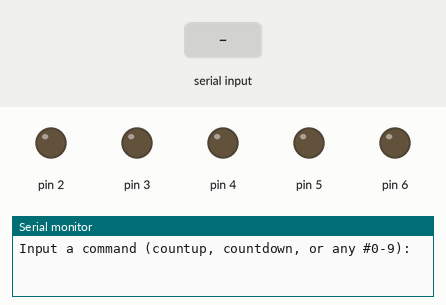
The sketch below on a simulated Arduino Uno, built with avr-gcc and run on an emulated ATmega328P. Shown: output pins drawn as LEDs (lit = HIGH), the last lines printed to the serial monitor. Inputs (shaded band) come from the test bench. Pins used as bus, display or sensor lines are not drawn.

Above: at 1.2 s.
1.3 s: "h" received over Serial
At 1.9 s:
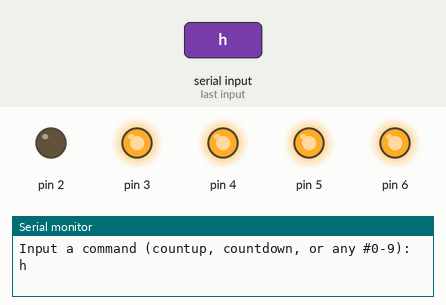
4.3 s: "1" received over Serial
At 4.8 s:
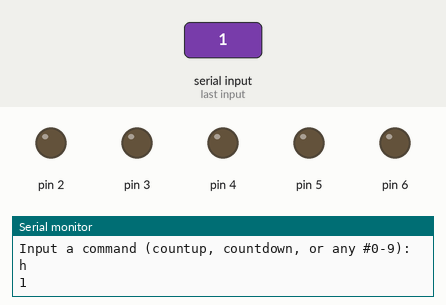
Timing chart, 0 to 7.3 s (numbered marks = the images above; inputs shaded):
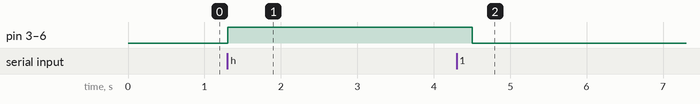

The sketch:

0digit.ino
```cpp
const int a = 6;
const int b = 5;
const int c = 4;
const int d = 3;
const int e = 2;
const int f = 1;
const int g = 0;
int delay_time = 800;
String comdata = "";
int lastLength = 0;


void setup() {

    pinMode(6, OUTPUT);
    pinMode(5, OUTPUT);
    pinMode(4, OUTPUT);
    pinMode(3, OUTPUT);
    pinMode(2, OUTPUT);
    pinMode(1, OUTPUT);
    pinMode(0, OUTPUT);

  Serial.begin(9600); //bps
  Serial.println("Input a command (countup, countdown, or any #0-9):");

}

/*
    ___b___
 a |        | c
   |        |
    ________
   |    e    |
 g |         | d
    _________
         f
*/


void low(void){
  for (int x=0; x <= 6; x++){
    digitalWrite(x, LOW);
  }
}

void num_0(void){
  digitalWrite(6, HIGH);
  digitalWrite(5, HIGH);
  digitalWrite(4, HIGH);
  digitalWrite(3, HIGH);
  digitalWrite(1, HIGH);
  digitalWrite(0, HIGH);

}

void loop(){
  if(Serial.available()>0)
  {
    comdata = "";
    while (Serial.available() > 0)
    {
      comdata += char(Serial.read());
      delay(2);
    }
    Serial.println(comdata);
  }

    if(comdata == "h")
    {
      num_0();
      delay(800);
      low();
    }
    else
    {
      low();
    }


}
```

Measured:
- after the input at 1.3 s, pin 3–6: LOW → HIGH at once
- after the input at 4.3 s, pin 3–6: HIGH → LOW after 0.20 s
